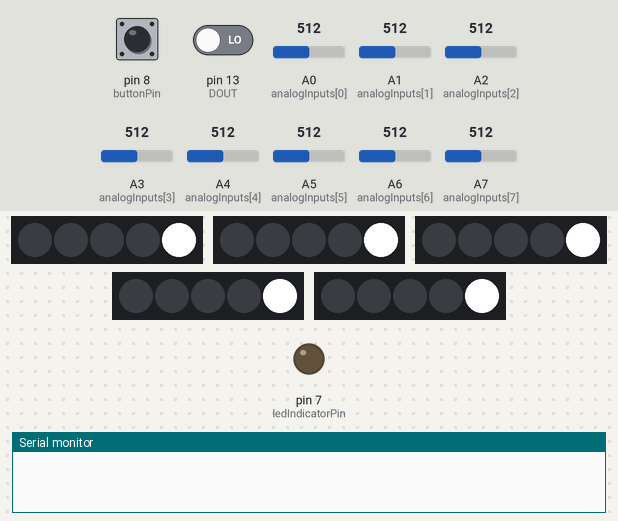
Bench run of a sketch on a simulated Arduino Nano, built with avr-gcc and run on an emulated ATmega328P. On the bench: 5 × 5 RGB LEDs in strip order, left to right, output pins drawn as LEDs (lit = HIGH), the last lines printed to the serial monitor. The test bench sets the inputs (shaded band); at power-on: pin 8 (buttonPin) HIGH, pin 13 (DOUT) LOW, A0 (analogInputs[0]) = 512, A1 (analogInputs[1]) = 512, A2 (analogInputs[2]) = 512, A3 (analogInputs[3]) = 512, A4 (analogInputs[4]) = 512, A5 (analogInputs[5]) = 512, A6 (analogInputs[6]) = 512, A7 (analogInputs[7]) = 512. Dim RGB values are drawn brighter than linear; EEPROM starts erased; pins used as bus, display or sensor lines are not drawn.

Above: at 0.7 s.
3.0 s: pin 8 (buttonPin) pulled LOW for 0.15 s
At 3.9 s:
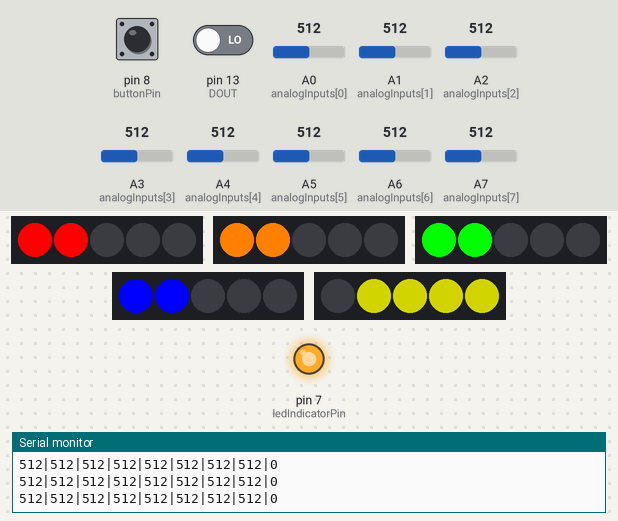
4.7 s: pin 8 (buttonPin) pulled LOW for 1 s
At 5.41 s:
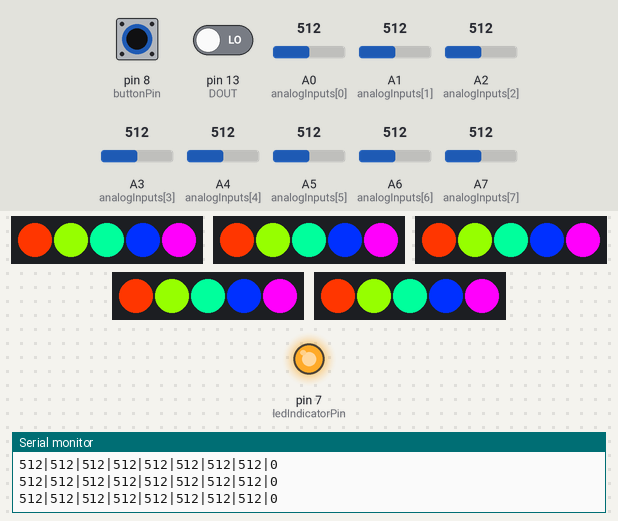
6.3 s: pin 13 (DOUT) driven HIGH
At 6.97 s:
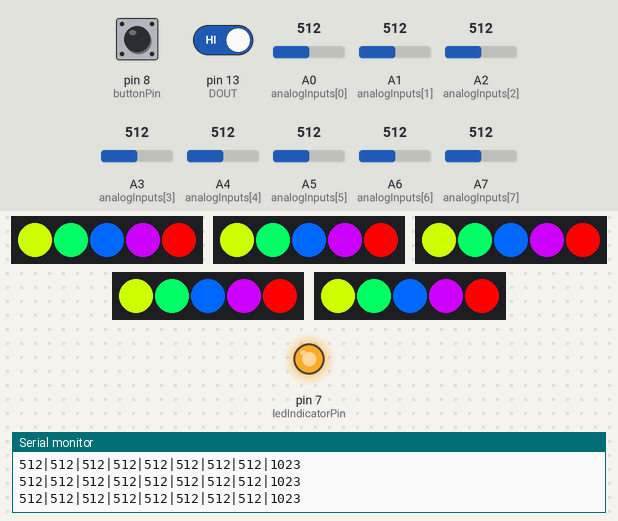
9.3 s: pin 8 (buttonPin) pulled LOW for 0.15 s
At 9.6 s:
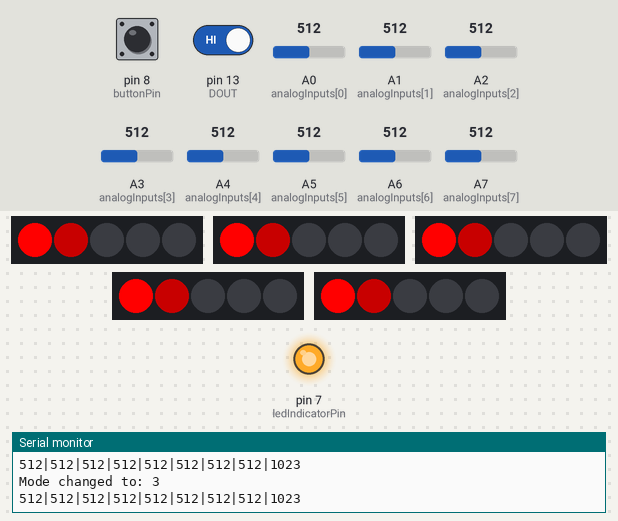
10.0 s: pin 8 (buttonPin) pulsed LOW 5 times (0.12 s each, 0.3 s apart)
At 11.92 s:
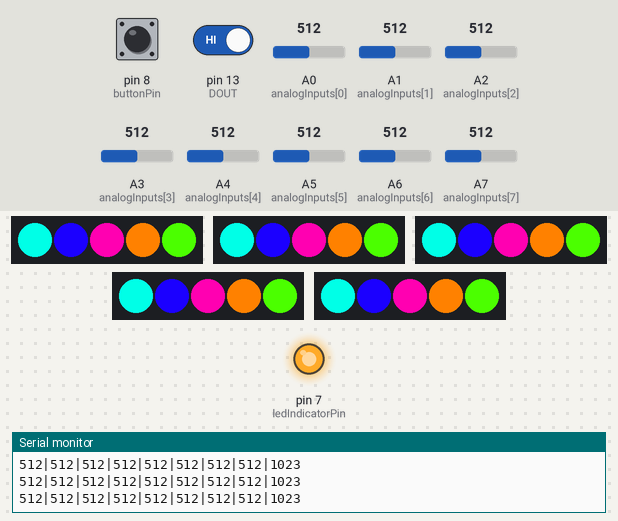
14.5 s: pin 8 (buttonPin) pulled LOW for 3.2 s
At 14.61 s:
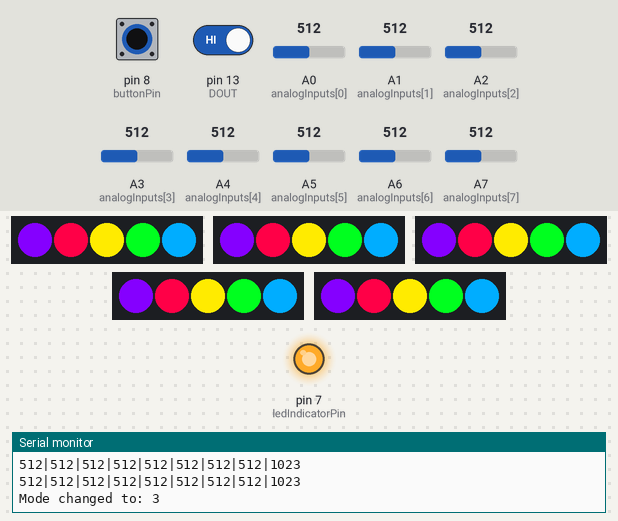
Timing chart, 0 to 21.3 s (numbered marks = the images above; inputs shaded):
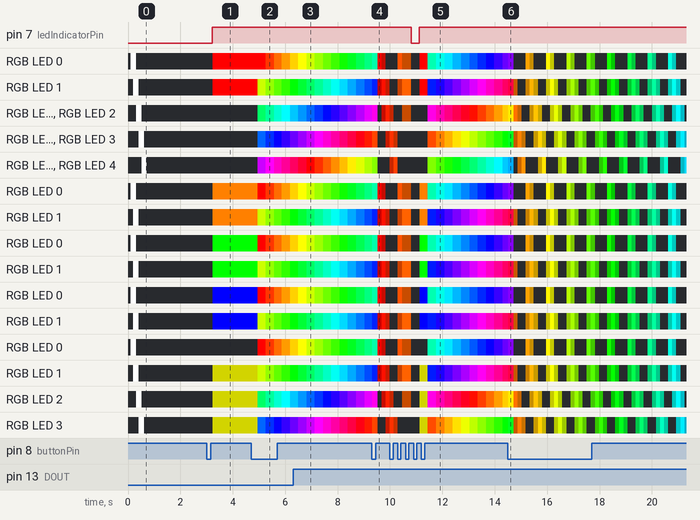

Measured:
- after the input at 3.0 s, pin 7 (ledIndicatorPin): LOW → HIGH after 0.23 s; RGB LED 0, RGB LED 1: off → RGB(255, 0, 0) after 0.23 s; RGB LED 0, RGB LED 1: off → RGB(255, 128, 0) after 0.23 s; RGB LED 0, RGB LED 1: off → RGB(0, 255, 0) after 0.23 s; RGB LED 0, RGB LED 1: off → RGB(0, 0, 255) after 0.23 s; the LEDs: change after 0.23 s (image 1)
- after the input at 10.0 s, pin 7 (ledIndicatorPin): HIGH → LOW after 0.81 s, → HIGH 0.31 s later

The sketch:

deej-5-sliders-vanilla.ino
```cpp
#include <Adafruit_NeoPixel.h>
#include <EEPROM.h>

// MCP3008 SPI Bit-Bang
const int CLK = 11;
const int DOUT = 13;
const int DIN = 12;
const int CS = 10;

#define NUM_STRIPS 5
#define LEDS_PER_STRIP 5

const int NUM_SLIDERS = 9;
const int NUM_ANALOG_SLIDERS = 8;
const int analogInputs[NUM_ANALOG_SLIDERS] = {A0, A1, A2, A3, A4, A5, A6, A7};

int analogSliderValues[NUM_SLIDERS];
int ledPins[NUM_STRIPS] = {2, 3, 4, 5, 6};
int mode = 0;
const int numModes = 4;

const int buttonPin = 8;
const int ledIndicatorPin = 7;
bool lastButtonState = HIGH;
unsigned long lastDebounceTime = 0;
const unsigned long debounceDelay = 50;
unsigned long lastActivityTime = 0;
const unsigned long sleepTimeout = 20000; // 20 seconds
bool isSleeping = false;

Adafruit_NeoPixel* strips[NUM_STRIPS];

// MCP3008 reading function
int readMCP3008(int channel) {
  int adcValue = 0;
  digitalWrite(CS, LOW);
  byte command = 0b00011000 | (channel & 0x07);
  for (int i = 4; i >= 0; i--) {
    digitalWrite(DIN, (command >> i) & 0x01);
    digitalWrite(CLK, HIGH); delayMicroseconds(1);
    digitalWrite(CLK, LOW); delayMicroseconds(1);
  }
  for (int i = 0; i < 12; i++) {
    digitalWrite(CLK, HIGH); delayMicroseconds(1);
    digitalWrite(CLK, LOW); delayMicroseconds(1);
    adcValue <<= 1;
    if (digitalRead(DOUT)) adcValue |= 0x01;
  }
  digitalWrite(CS, HIGH);
  return (adcValue >> 1) & 0x3FF;
}

void setup() {
  // MCP3008 Pins
  pinMode(CLK, OUTPUT);
  pinMode(DIN, OUTPUT);
  pinMode(DOUT, INPUT);
  pinMode(CS, OUTPUT);
  digitalWrite(CS, HIGH);
  digitalWrite(CLK, LOW);

  // LED strips
  for (int i = 0; i < NUM_STRIPS; i++) {
    strips[i] = new Adafruit_NeoPixel(LEDS_PER_STRIP, ledPins[i], NEO_GRB + NEO_KHZ800);
    strips[i]->begin();
    strips[i]->show();
  }
  // Analog pins
  for (int i = 0; i < NUM_ANALOG_SLIDERS; i++) {
    pinMode(analogInputs[i], INPUT);
  }
  // Button and indicator
  pinMode(buttonPin, INPUT_PULLUP);
  pinMode(ledIndicatorPin, OUTPUT);

  Serial.begin(9600);

  // EEPROM Mode
  mode = EEPROM.read(0);
  if (mode >= numModes) mode = 0;

  // Startup animation: ripple
  for (int frame = 0; frame < LEDS_PER_STRIP + 2; frame++) {
    for (int stripIndex = 0; stripIndex < NUM_STRIPS; stripIndex++) {
      for (int led = 0; led < LEDS_PER_STRIP; led++) {
        if (led == frame - 1 || led == frame - 2) {
          strips[stripIndex]->setPixelColor(led, strips[stripIndex]->Color(255, 255, 255));
        } else {
          strips[stripIndex]->setPixelColor(led, 0);
        }
      }
      strips[stripIndex]->show();
    }
    delay(100);
  }
  for (int i = 0; i < NUM_STRIPS; i++) {
    for (int j = 0; j < LEDS_PER_STRIP; j++) strips[i]->setPixelColor(j, 0);
    strips[i]->show();
  }
  delay(1000);
}

void loop() {
  int buttonState = digitalRead(buttonPin);

  // --- Detect button press ---
  if (buttonState == LOW && lastButtonState == HIGH) {
    lastActivityTime = millis();  // Activity detected

    if (isSleeping) {
      wakeFromSleep();
    } else {
      mode = (mode + 1) % numModes;
      EEPROM.write(0, mode);
      Serial.print("Mode changed to: ");
      Serial.println(mode);
    }
    delay(200); // Debounce
  }

  lastButtonState = buttonState;

  // --- Always check sliders and print serial ---
  updateSliderValues();
  sendSliderValues();

  // --- Enter sleep after inactivity ---
  if (!isSleeping && millis() - lastActivityTime > sleepTimeout) {
    enterSleepMode();
  }

  // --- If sleeping, skip animations but keep serial alive ---
  if (isSleeping) {
    delay(50);
    return;
  }

  // --- Indicator light shows active mode ---
  digitalWrite(ledIndicatorPin, (mode == 0) ? LOW : HIGH);

  // --- LED Modes ---
  if (mode == 0) {
    // MODE 0: All LEDs off
    for (int i = 0; i < NUM_STRIPS; i++) {
      for (int j = 0; j < LEDS_PER_STRIP; j++) {
        strips[i]->setPixelColor(j, 0);
      }
      strips[i]->show();
    }
  } else if (mode == 1) {
    // MODE 1: Slider Effects
    for (int stripIndex = 0; stripIndex < NUM_STRIPS; stripIndex++) {
      if (stripIndex == 4) {
        int valA0 = analogSliderValues[0];
        int valA1 = analogSliderValues[1];
        int valA2 = analogSliderValues[2];

        strips[stripIndex]->setPixelColor(1, strips[stripIndex]->Color(map(valA0, 0, 1023, 0, 255), 255 - map(valA0, 0, 1023, 0, 255), 0));
        strips[stripIndex]->setPixelColor(2, strips[stripIndex]->Color(map(valA1, 0, 1023, 0, 255), 255 - map(valA1, 0, 1023, 0, 255), 0));
        strips[stripIndex]->setPixelColor(3, strips[stripIndex]->Color(map(valA1, 0, 1023, 0, 255), 255 - map(valA1, 0, 1023, 0, 255), 0));
        strips[stripIndex]->setPixelColor(4, strips[stripIndex]->Color(map(valA2, 0, 1023, 0, 255), 255 - map(valA2, 0, 1023, 0, 255), 0));
      } else {
        int analogIndex = 6 - stripIndex;
        int val = analogSliderValues[analogIndex];
        int count = map(val, 0, 1023, 0, LEDS_PER_STRIP);

        uint32_t color;
        switch (stripIndex) {
          case 0: color = strips[stripIndex]->Color(255, 0, 0); break;
          case 1: color = strips[stripIndex]->Color(255, 128, 0); break;
          case 2: color = strips[stripIndex]->Color(0, 255, 0); break;
          case 3: color = strips[stripIndex]->Color(0, 0, 255); break;
        }

        for (int j = 0; j < LEDS_PER_STRIP; j++) {
          strips[stripIndex]->setPixelColor(j, (j < count) ? color : 0);
        }
      }
      strips[stripIndex]->show();
    }
  } else if (mode == 2) {
    // MODE 2: Rainbow Animation
    static uint16_t rainbowOffset = 0;
    for (int i = 0; i < NUM_STRIPS; i++) {
      for (int j = 0; j < LEDS_PER_STRIP; j++) {
        uint16_t hue = (j * 65536L / LEDS_PER_STRIP + rainbowOffset) % 65536;
        strips[i]->setPixelColor(j, strips[i]->ColorHSV(hue));
      }
      strips[i]->show();
    }
    rainbowOffset += 256;
  } else if (mode == 3) {
    // MODE 3: RGB Ripple Effect
    static int rippleFrame = 0;
    static uint16_t hueBase = 0;

    for (int stripIndex = 0; stripIndex < NUM_STRIPS; stripIndex++) {
      for (int led = 0; led < LEDS_PER_STRIP; led++) {
        uint32_t color = 0;
        if (led == rippleFrame) {
          color = strips[stripIndex]->ColorHSV(hueBase, 255, 255);
        } else if (led == rippleFrame - 1 || led == rippleFrame + 1) {
          color = strips[stripIndex]->ColorHSV(hueBase, 255, 100);
        }
        strips[stripIndex]->setPixelColor(led, color);
      }
      strips[stripIndex]->show();
    }

    rippleFrame = (rippleFrame + 1) % LEDS_PER_STRIP;
    hueBase += 700;
    delay(150);
    return;
  }

  delay(10); // slight delay for stability
}

void updateSliderValues() {
  static int prevSliderValues[NUM_SLIDERS];
  bool sliderMoved = false;

  for (int i = 0; i < NUM_ANALOG_SLIDERS; i++) {
    int val = analogRead(analogInputs[i]);
    analogSliderValues[i] = val;

    if (abs(val - prevSliderValues[i]) > 30) {
      sliderMoved = true;
    }
    prevSliderValues[i] = val;
  }

  // MCP3008 as 9th "slider"
  int mcpVal = readMCP3008(0);
  analogSliderValues[8] = mcpVal;
  if (abs(mcpVal - prevSliderValues[8]) > 20) sliderMoved = true;
  prevSliderValues[8] = mcpVal;

  if (sliderMoved) {
    lastActivityTime = millis();
    if (isSleeping) wakeFromSleep();
  }
}

void sendSliderValues() {
  String builtString = "";

  for (int i = 0; i < NUM_SLIDERS; i++) {
    builtString += String(analogSliderValues[i]);
    if (i < NUM_SLIDERS - 1) {
      builtString += "|";
    }
  }
  Serial.println(builtString);
}

void printSliderValues() {
  for (int i = 0; i < NUM_SLIDERS; i++) {
    String printedString = String("Slider #") + String(i + 1) + String(": ") + String(analogSliderValues[i]) + String(" mV");
    Serial.write(printedString.c_str());

    if (i < NUM_SLIDERS - 1) {
      Serial.write(" | ");
    } else {
      Serial.write("\n");
    }
  }
}

void enterSleepMode() {
  isSleeping = true;
  Serial.println("Entering sleep mode...");
  for (int i = 0; i < NUM_STRIPS; i++) {
    for (int j = 0; j < LEDS_PER_STRIP; j++) {
      strips[i]->setPixelColor(j, 0);
    }
    strips[i]->show();
  }
  digitalWrite(ledIndicatorPin, LOW);
}

void wakeFromSleep() {
  isSleeping = false;
  Serial.println("Waking from sleep...");
}
```
